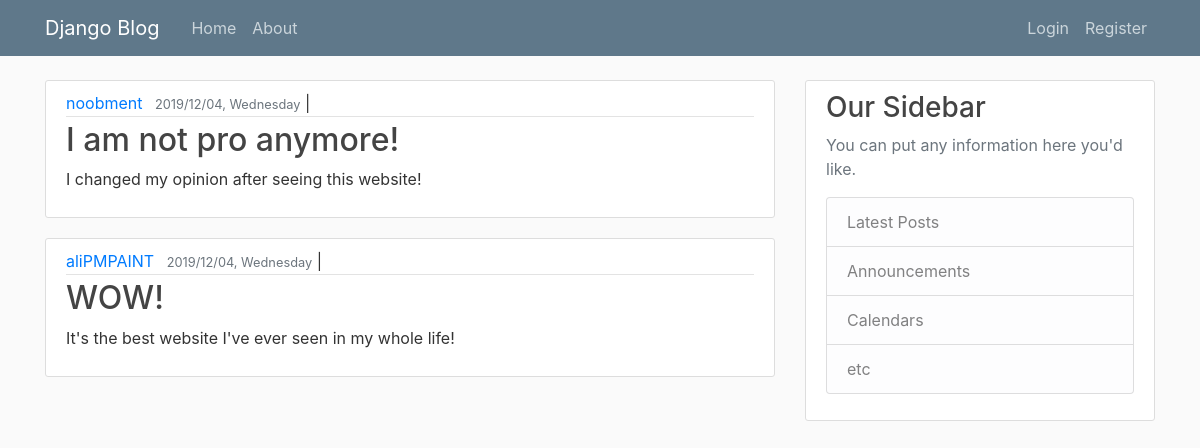
/, run on an earlier commit of the app's database.
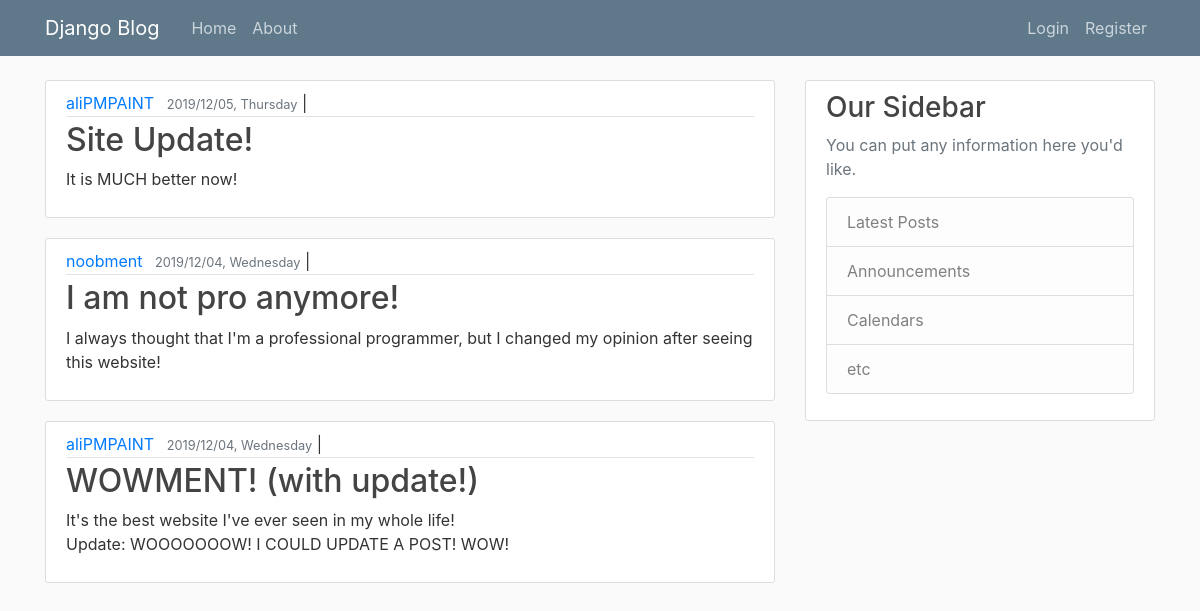
And on a later commit of the database.
### blog/models.py (models this page shows, shortened)
class Post(models.Model):
    title = models.CharField(max_length=100)
    content = models.TextField()
    date_posted = models.DateTimeField(default=timezone.now)
    author = models.ForeignKey(User, on_delete=models.CASCADE)

### blog/views.py (the view)
# urls.py: path('', views.home, name="home-blog"),
def home(request):
    context = { "comments": Post.objects.order_by('date_posted').reverse() }
    return render(request, "blog/home.html", context)

### blog/templates/blog/home.html
{% extends 'blog/basement.html' %}
{% block content %}
  {% for comment in comments %}
    <article class="media content-section">
      <div class="media-body">
        <div class="article-metadata">
          <a class="mr-2" href="#">{{ comment.author }}</a>
          <small class="text-muted">{{ comment.date_posted|date:"Y/m/d, l"  }}</small>
|        </div>
        <h2><a class="article-title" href="#">{{ comment.title }}</a></h2>
        <p class="article-content">{{ comment.content }}</p>
      </div>
    </article>
  {% endfor %}
{% endblock content %}

What changed in the data, as far as the page shows it:
added Post: author "aliPMPAINT", date_posted "2019/12/05, Thursday", title "Site Update!", content "It is MUCH better now!"
changed Post "I am not pro anymore!": content "I changed my opinion after seeing this website!" → "I always thought that I'm a professional programmer, but I changed my opinion after seeing this website!"
changed Post: title "WOW!" → "WOWMENT! (with update!)"; content "It's the best website I've ever seen in my whole life!" → "It's the best website I've ever seen in my whole life! Update: WOOOOOOOW! I COULD UPDATE A POST! WOW!"
